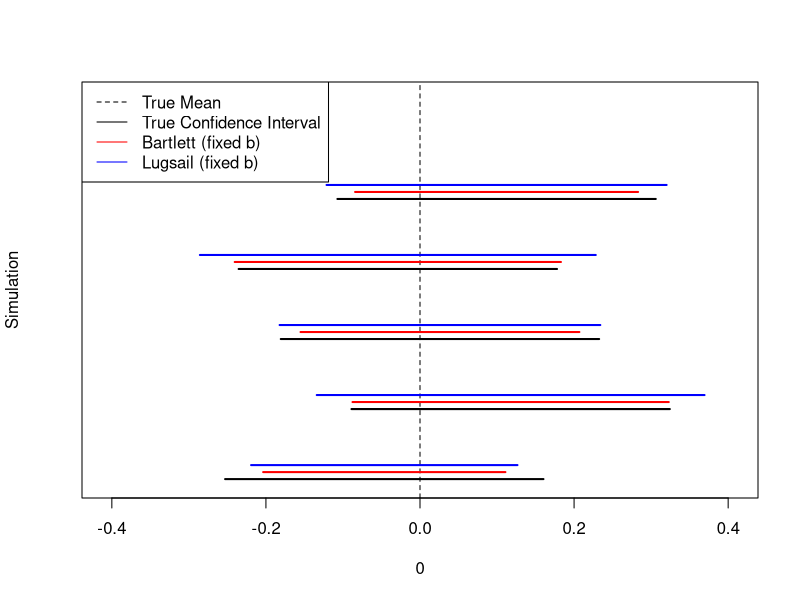

Here is the R script that generated this plot:
# Simulation for Presentation 


# Simulations Settings
big_T = 1000
rho = .7
num_sim = 10

# Function to generate simulation 
generate_data = function(rho_y=.7, e_sd=1, big_T=200){
  # Generate the data.  Initial value is 0
  sim_data = rep(0, big_T)
  
  # The rest of the values
  for(t in 2:big_T){
    sim_data[t] = rho_y*sim_data[c(t-1)] + rnorm(1, 0, e_sd)
  }
  
  return(sim_data)
}

# True variance matrix 
TRUE_LRV = (1/(1-rho^2))*(1+rho)/(1-rho)


# Estimate autocovariance for a given lag
R = function(h, one_sim_data){
  big_T = length(one_sim_data)
  index = 1:(big_T -h)
  est = (one_sim_data[index])*(one_sim_data[(index+h)])
  
  autocov_s = sum(est)/big_T
  
  if(h!=0){
    autocov_s = 2*autocov_s
  }
  
  return(autocov_s)
}

# All estimated autocovariances 
all_R = function(one_sim_data){
  big_T = length(one_sim_data)
  all_auto_cov <- sapply(0:(big_T-1), R, one_sim_data= one_sim_data)
  return(all_auto_cov)
}



# bartlett function
bartlett = function(x){
  if(abs(x)<1){
    k_x = 1-abs(x)
  } else{
    k_x = 0 
  }
  return(k_x)
}


# Lugsail Bartlett 
lugsail_bartlett = function(x, r = 2, c = 0.5){
  y1 = bartlett(x)/(1-c) 
  y2 = 0 
  
  if(abs(x) < 1/r){
    y2 = bartlett(x*r)*c/(1-c) 
  }
  y = y1- y2
  return(y)
}


# Get estimator for covariance
get_estimator = function(method = "bartlett", sim_data, all_autocovariances, try_b){
  W = matrix(0, nrow = length(try_b), ncol = nrow(all_autocovariances))
  
  for(i in 1:length(try_b)){
    b = try_b[i]
    M = b*nrow(sim_data)
    if(method =="bartlett"){
      new_weights = sapply(0:(M)/(M+1), bartlett) 
    } else{
      new_weights = sapply(0:(M)/(M+1), lugsail_bartlett)
    }
    W[i, 1:length(new_weights)] = new_weights
  }
  rownames(W) = paste("b=", round(try_b, 3), sep = "")
  colnames(W) = paste("Lag=", 0:(nrow(sim_data)-1), sep = "")
  
  
  omega= W %*% all_autocovariances
  colnames(omega) = paste("Sim", 1:num_sim)
  rownames(omega) = paste("b=", round(try_b, 3))
  
  return(omega)
}


# Get Critical values 
lugsail_cv = function(b){
  cv = 2.73 + 47.575*b - 57.656*b^2 + 88.866*b^3
}

bartlett_cv = function(b){
  cv = 2.8398 + 11.5731*b + 13.5167*b^2 - 4.6680*b^3
}




# Cov_list should be 
Make_CIs = function(Cov_list, b, the_means, big_T){
  
  keep = which(Cov_list$lugsail_est>=0)[1:5]
  keep_means = the_means[keep]
  bartlett_est = sqrt(Cov_list$bartlett_est[keep]/big_T)
  lugsail_est = sqrt(Cov_list$lugsail_est[keep]/big_T)
  
  LB_truth = keep_means - sqrt(Cov_list$truth/big_T)*sqrt(qchisq(0.95, 1))
  UB_truth = keep_means + sqrt(Cov_list$truth/big_T)*sqrt(qchisq(0.95, 1))
  truth_ci = data.frame(LB= LB_truth, UB= UB_truth)

  LB_bartlett = keep_means - bartlett_est*sqrt(bartlett_cv(b))
  UB_bartlett = keep_means + bartlett_est*sqrt(bartlett_cv(b))
  bartlett_ci = data.frame(LB= LB_bartlett, UB= UB_bartlett)
  
  LB_lugsail = keep_means - lugsail_est*sqrt(lugsail_cv(b))
  UB_lugsail = keep_means+ lugsail_est*sqrt(lugsail_cv(b))
  lugsail_ci = data.frame(LB= LB_lugsail, UB= UB_lugsail)
  
  ci = list(truth = truth_ci, bartlett = bartlett_ci, lugsail = lugsail_ci)
  return(ci)
}

plot_ci = function(ci){
  x_max = max(abs(range(unlist(ci))*1.1))
  x_range = c(-x_max, x_max)
  plot(x= 0 , y =0, ylim = c(0, 5.5), xlim = x_range, yaxt= "n", 
       ylab = "Simulation", col = "white")
  abline(v = 0, col = "black", lty = 2)
  
  for(i in 1:5){
    lines(ci$truth[i,], c(c(i,i)-.95), lwd = 2)
  }
  
  for(i in 1:5){
    lines(ci$bartlett[i,], c(c(i,i)-.85), col = "red", lwd = 2)
  }
  
  for(i in 1:5){
    lines(ci$lugsail[i,], c(c(i,i)-.75), col = "blue", lwd = 2)
  }
  
  legend("topleft", 
         c("True Mean", 
           "True Confidence Interval", 
           "Bartlett (fixed b)", 
           "Lugsail (fixed b)"), 
         lty = c(2, 1, 1, 1), 
         col = c("black", "black", "red", "blue"))
}


put_it_together = function(b, big_T){
  sim_data = replicate(num_sim, generate_data(big_T = big_T, 
                                              rho_y = rho))
  orig_sim_data = sim_data
  the_means = colMeans(sim_data)
  sim_data = apply(sim_data, 1, function(row) row - the_means)
  sim_data = t(sim_data)
  
  all_autocovariances <- apply(sim_data, 2, all_R) 
  rownames(all_autocovariances) = paste("Lag=", 0:(nrow(sim_data)-1), sep = "")
  colnames(all_autocovariances) = paste("Sim ", 1:(ncol(sim_data)), sep = "")
  
  bartlett_est = get_estimator(sim_data = sim_data, 
                               all_autocovariances = all_autocovariances, 
                               try_b = b)
  
  lugsail_est = get_estimator("Lugsail",
                              sim_data = sim_data, 
                              all_autocovariances = all_autocovariances, 
                              try_b = b)
  
  Cov_list = list(truth = TRUE_LRV, 
                  bartlett_est = bartlett_est, 
                  lugsail_est = lugsail_est)
  ci = Make_CIs(Cov_list, b, the_means, big_T)
  plot_ci(ci)
}

big_T = 1000
put_it_together(big_T^(.5)/big_T, big_T)



